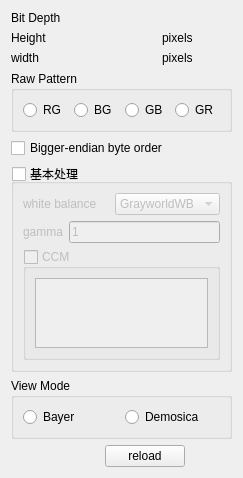
<?xml version="1.0" encoding="UTF-8"?>
<ui version="4.0">
 <class>Raw_info</class>
 <widget class="QWidget" name="Raw_info">
  <property name="geometry">
   <rect>
    <x>0</x>
    <y>0</y>
    <width>243</width>
    <height>474</height>
   </rect>
  </property>
  <property name="windowTitle">
   <string>Form</string>
  </property>
  <layout class="QVBoxLayout" name="verticalLayout_3">
   <item>
    <layout class="QHBoxLayout" name="horizontalLayout_4">
     <item>
      <widget class="QLabel" name="label_3">
       <property name="text">
        <string>Bit Depth</string>
       </property>
      </widget>
     </item>
     <item>
      <widget class="QLabel" name="bit_depth">
       <property name="text">
        <string/>
       </property>
      </widget>
     </item>
    </layout>
   </item>
   <item>
    <layout class="QHBoxLayout" name="horizontalLayout_2">
     <item>
      <widget class="QLabel" name="label">
       <property name="text">
        <string>Height</string>
       </property>
      </widget>
     </item>
     <item>
      <widget class="QLabel" name="height">
       <property name="text">
        <string/>
       </property>
      </widget>
     </item>
     <item>
      <widget class="QLabel" name="label_4">
       <property name="text">
        <string>pixels</string>
       </property>
      </widget>
     </item>
    </layout>
   </item>
   <item>
    <layout class="QHBoxLayout" name="horizontalLayout_3">
     <item>
      <widget class="QLabel" name="label_2">
       <property name="text">
        <string>width  </string>
       </property>
      </widget>
     </item>
     <item>
      <widget class="QLabel" name="width">
       <property name="text">
        <string/>
       </property>
      </widget>
     </item>
     <item>
      <widget class="QLabel" name="label_5">
       <property name="text">
        <string>pixels</string>
       </property>
      </widget>
     </item>
    </layout>
   </item>
   <item>
    <widget class="QGroupBox" name="groupBox">
     <property name="title">
      <string>Raw Pattern</string>
     </property>
     <layout class="QHBoxLayout" name="horizontalLayout">
      <item>
       <widget class="QRadioButton" name="rg">
        <property name="text">
         <string>RG</string>
        </property>
       </widget>
      </item>
      <item>
       <widget class="QRadioButton" name="bg">
        <property name="text">
         <string>BG</string>
        </property>
       </widget>
      </item>
      <item>
       <widget class="QRadioButton" name="gb">
        <property name="text">
         <string>GB</string>
        </property>
       </widget>
      </item>
      <item>
       <widget class="QRadioButton" name="gr">
        <property name="text">
         <string>GR</string>
        </property>
       </widget>
      </item>
     </layout>
    </widget>
   </item>
   <item>
    <widget class="QCheckBox" name="checkBox">
     <property name="text">
      <string>Bigger-endian byte order</string>
     </property>
    </widget>
   </item>
   <item>
    <widget class="QGroupBox" name="groupBox_3">
     <property name="title">
      <string>基本处理</string>
     </property>
     <property name="checkable">
      <bool>true</bool>
     </property>
     <property name="checked">
      <bool>false</bool>
     </property>
     <layout class="QVBoxLayout" name="verticalLayout_2">
      <item>
       <layout class="QHBoxLayout" name="horizontalLayout_6">
        <item>
         <widget class="QLabel" name="label_6">
          <property name="text">
           <string>white balance</string>
          </property>
         </widget>
        </item>
        <item>
         <widget class="QComboBox" name="wb">
          <item>
           <property name="text">
            <string>GrayworldWB</string>
           </property>
          </item>
          <item>
           <property name="text">
            <string>SimpleWB</string>
           </property>
          </item>
         </widget>
        </item>
       </layout>
      </item>
      <item>
       <layout class="QHBoxLayout" name="horizontalLayout_7">
        <item>
         <widget class="QLabel" name="label_7">
          <property name="text">
           <string>gamma</string>
          </property>
         </widget>
        </item>
        <item>
         <widget class="QLineEdit" name="gamma">
          <property name="text">
           <string>1</string>
          </property>
          <property name="frame">
           <bool>true</bool>
          </property>
          <property name="echoMode">
           <enum>QLineEdit::Normal</enum>
          </property>
          <property name="alignment">
           <set>Qt::AlignJustify|Qt::AlignVCenter</set>
          </property>
          <property name="cursorMoveStyle">
           <enum>Qt::LogicalMoveStyle</enum>
          </property>
          <property name="clearButtonEnabled">
           <bool>false</bool>
          </property>
         </widget>
        </item>
       </layout>
      </item>
      <item>
       <widget class="QGroupBox" name="groupBox_2">
        <property name="title">
         <string>CCM</string>
        </property>
        <property name="checkable">
         <bool>true</bool>
        </property>
        <property name="checked">
         <bool>false</bool>
        </property>
        <layout class="QVBoxLayout" name="verticalLayout">
         <item>
          <widget class="QTableView" name="CCM"/>
         </item>
        </layout>
       </widget>
      </item>
     </layout>
    </widget>
   </item>
   <item>
    <widget class="QGroupBox" name="groupBox_4">
     <property name="title">
      <string>View Mode</string>
     </property>
     <layout class="QHBoxLayout" name="horizontalLayout_8">
      <item>
       <widget class="QRadioButton" name="Bayer">
        <property name="text">
         <string>Bayer</string>
        </property>
       </widget>
      </item>
      <item>
       <widget class="QRadioButton" name="Demosica">
        <property name="text">
         <string>Demosica</string>
        </property>
       </widget>
      </item>
     </layout>
    </widget>
   </item>
   <item>
    <spacer name="verticalSpacer">
     <property name="orientation">
      <enum>Qt::Vertical</enum>
     </property>
     <property name="sizeHint" stdset="0">
      <size>
       <width>20</width>
       <height>40</height>
      </size>
     </property>
    </spacer>
   </item>
   <item>
    <layout class="QHBoxLayout" name="horizontalLayout_5">
     <item>
      <spacer name="horizontalSpacer">
       <property name="orientation">
        <enum>Qt::Horizontal</enum>
       </property>
       <property name="sizeHint" stdset="0">
        <size>
         <width>40</width>
         <height>20</height>
        </size>
       </property>
      </spacer>
     </item>
     <item>
      <spacer name="horizontalSpacer_3">
       <property name="orientation">
        <enum>Qt::Horizontal</enum>
       </property>
       <property name="sizeHint" stdset="0">
        <size>
         <width>40</width>
         <height>20</height>
        </size>
       </property>
      </spacer>
     </item>
     <item>
      <widget class="QPushButton" name="reload">
       <property name="text">
        <string>reload</string>
       </property>
      </widget>
     </item>
     <item>
      <spacer name="horizontalSpacer_2">
       <property name="orientation">
        <enum>Qt::Horizontal</enum>
       </property>
       <property name="sizeHint" stdset="0">
        <size>
         <width>40</width>
         <height>20</height>
        </size>
       </property>
      </spacer>
     </item>
    </layout>
   </item>
  </layout>
 </widget>
 <resources/>
 <connections/>
</ui>
